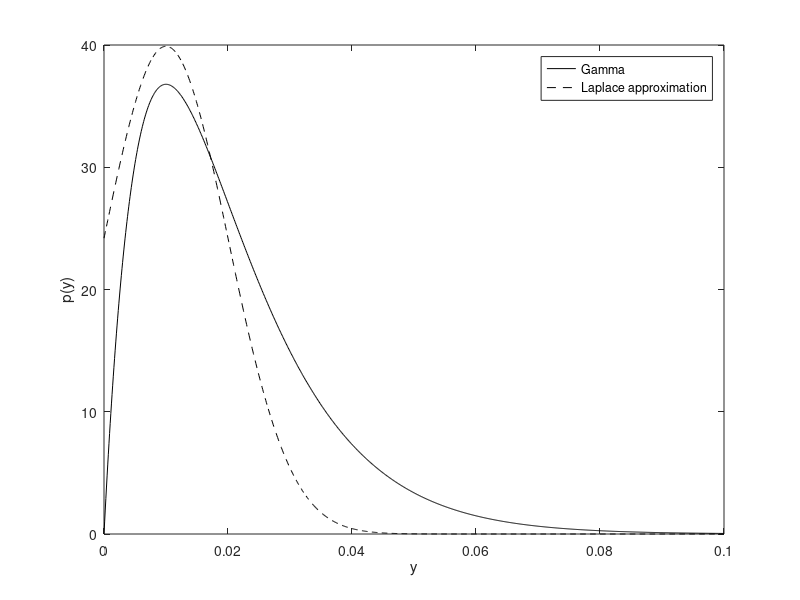

MATLAB code to generate this figure:
%% lapexample.m
% From A First Course in Machine Learning, Chapter 4.
% Simon Rogers, 01/11/11 [simon.rogers@glasgow.ac.uk]
% The Laplace approximation to a gamma density
clear all;close all;

%% Define the gamma parameters
alpha = 20;
beta = 0.5;

% Find the mode
y_hat = (alpha-1)/beta;
% Find the variance
ss = (alpha-1)/beta^2;

%% Plot the gamma and the approximate Gaussian
y = [0:0.01:100];
figure(1);hold off
plot(y,gampdf(y,alpha,1/beta),'k'); %Note: Matlab uses an alternative parameterisation of the gamma function, hence the 1/beta.
hold on
plot(y,normpdf(y,y_hat,sqrt(ss)),'k--');
xlabel('y');
ylabel('p(y)');
legend('Gamma','Laplace approximation');

%% Second example
alpha = 2;
beta = 100;

% Find the mode
y_hat = (alpha-1)/beta;
% Find the variance
ss = (alpha-1)/beta^2;

y = [0:0.0001:0.1];
figure(1);hold off
plot(y,gampdf(y,alpha,1/beta),'k'); %Note: Matlab uses an alternative parameterisation of the gamma function, hence the 1/beta.
hold on
plot(y,normpdf(y,y_hat,sqrt(ss)),'k--');
xlabel('y');
ylabel('p(y)');
legend('Gamma','Laplace approximation');